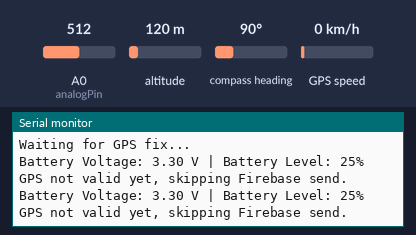
A sketch run on a simulated ESP8266 (NodeMCU). Parts: the last lines printed to the serial monitor. Inputs (shaded band) come from the test bench; at power-on: GPS speed 0 km/h, compass heading 90°, A0 (analogPin) = 512, altitude 120 m. WiFi joins after 1.5 s; servers stay silent unless stated; network time is answered at once with the bench clock; the local clock reads 2024-03-15 10:24:30 at power-on unless the sketch sets it; the GPS gets a fix after 3 s at 37.7749, -122.4194 with 8 satellites.

Above: at 2.7 s.
2.8 s: GPS speed set to 2 km/h
At 4.4 s:
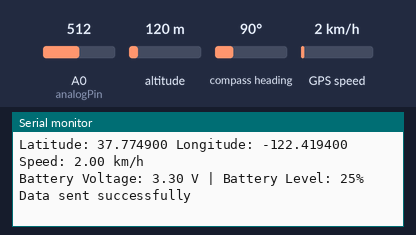
5.2 s: compass heading set to 7°
At 9.2 s:
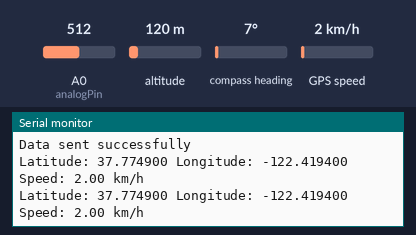
9.5 s: A0 (analogPin) set to 716
At 9.53 s:
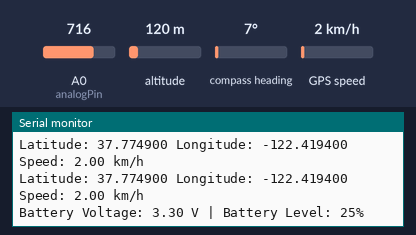
11.0 s: A0 (analogPin) set to 992
At 12.4 s:
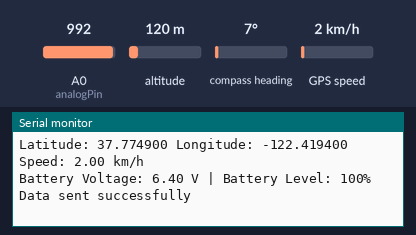
12.5 s: GPS speed set to 30 km/h
At 13.6 s:
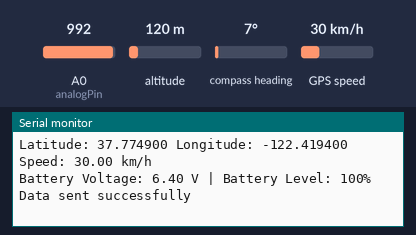
Timing chart, 0 to 15.0 s (numbered marks = the images above; inputs shaded):
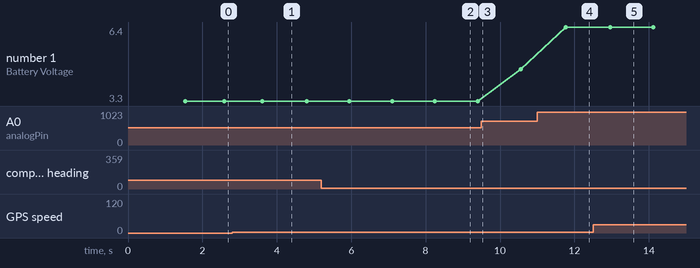

Measured:
- after the input at 2.8 s, the serial monitor: prints a new line after 0.74 s (image 1)
- after the input at 11.0 s, the serial monitor: prints a new line after 0.77 s (image 4)
- after the input at 12.5 s, the serial monitor: prints a new line after 0.21 s (image 5)
- plotted number 1: 3.3 → 4.62 after the input at 9.5 s, 4.62 → 6.4 after the input at 11.0 s

The sketch:

GPS_Tracker_Arduno.ino
```cpp
#include <TinyGPS++.h>
#include <SoftwareSerial.h>
#include <ESP8266WiFi.h>
#include <FirebaseESP8266.h>
#include <WiFiUdp.h>
#include <NTPClient.h>

// Wi-Fi Config
#define WIFI_SSID "TCL"
#define WIFI_PASSWORD "12345678"

// Firebase Config
#define FIREBASE_HOST ""
#define FIREBASE_AUTH ""
const char* deviceName = "GPS-Tracker-1";

// GPS Setup
TinyGPSPlus gps;
SoftwareSerial gpsSerial(D6, D7); // RX, TX

// Time Setup
WiFiUDP ntpUDP;
NTPClient timeClient(ntpUDP, "pool.ntp.org", 0, 60000);  // UTC

// Firebase Setup
FirebaseData firebaseData;
FirebaseConfig config;
FirebaseAuth auth;
FirebaseJson json;

// Battery Monitoring
const int analogPin = A0;
float maxBatteryVoltage = 4.2;  // Full battery
float minBatteryVoltage = 3.0;  // Empty battery

// Default State
String lat = "Waiting-gps";
String lng = "Waiting-gps";
String speed = "Waiting-gps";
int batteryPercent = 0;
float batteryVoltage = 0.0;

unsigned long lastFirebaseSendTime = 0;
unsigned long lastGpsUpdateTime = 0;
unsigned long printInterval = 3000;
unsigned long lastPrint = 0;

// Get Time
String getISOTime() {
  time_t rawTime = timeClient.getEpochTime();
  struct tm* timeInfo = gmtime(&rawTime);
  char buffer[25];
  sprintf(buffer, "%04d-%02d-%02dT%02d:%02d:%02dZ",
          timeInfo->tm_year + 1900,
          timeInfo->tm_mon + 1,
          timeInfo->tm_mday,
          timeInfo->tm_hour,
          timeInfo->tm_min,
          timeInfo->tm_sec);
  return String(buffer);
}

// Battery % Calculation
int mapBatteryPercent(float voltage) {
  if (voltage >= maxBatteryVoltage) return 100;
  if (voltage <= minBatteryVoltage) return 0;
  return (int)(((voltage - minBatteryVoltage) / (maxBatteryVoltage - minBatteryVoltage)) * 100);
}

void readBatteryLevel() {
  int analogValue = analogRead(analogPin);
  float voltageAtA0 = (analogValue / 1023.0) * 3.3; // NodeMCU A0 max is 3.3V
  batteryVoltage = voltageAtA0 * 2.0; // Voltage divider (100k + 100k)
  batteryPercent = mapBatteryPercent(batteryVoltage);

  Serial.print("Battery Voltage: ");
  Serial.print(batteryVoltage, 2);
  Serial.print(" V | Battery Level: ");
  Serial.print(batteryPercent);
  Serial.println("%");
}

void setup() {
  Serial.begin(9600);
  gpsSerial.begin(9600);

  // Connect to Wi-Fi
  WiFi.begin(WIFI_SSID, WIFI_PASSWORD);
  Serial.print("Connecting to Wi-Fi");
  while (WiFi.status() != WL_CONNECTED) {
    delay(500);
    Serial.print(".");
  }
  Serial.println("\nConnected to Wi-Fi!");

  // Start time client
  timeClient.begin();
  while (!timeClient.update()) timeClient.forceUpdate();

  // Firebase connection
  config.host = FIREBASE_HOST;
  config.signer.tokens.legacy_token = FIREBASE_AUTH;
  Firebase.begin(&config, &auth);
  Firebase.reconnectWiFi(true);

  Serial.println("Waiting for GPS fix...");
}

void loop() {
  // Read GPS
  while (gpsSerial.available()) {
    char c = gpsSerial.read();
    gps.encode(c);

    if (gps.location.isUpdated()) {
      lat = String(gps.location.lat(), 6);
      lng = String(gps.location.lng(), 6);
      speed = String(gps.speed.kmph(), 2);
      lastGpsUpdateTime = millis();

      Serial.print("Latitude: "); Serial.print(lat);
      Serial.print(" Longitude: "); Serial.print(lng);
      Serial.print(" Speed: "); Serial.print(speed); Serial.println(" km/h");
    }
  }

  // Print waiting message if no GPS fix
  if ((millis() - lastGpsUpdateTime > 3000) && (millis() - lastPrint > printInterval)) {
    Serial.println("Waiting for GPS fix...");
    lastPrint = millis();
  }

  // Send to Firebase only if GPS is valid
  if (millis() - lastFirebaseSendTime >= 1000) {
    timeClient.update();
    readBatteryLevel();

    if (gps.location.isValid()) {
      sendDataToFirebase();
    } else {
      Serial.println("GPS not valid yet, skipping Firebase send.");
    }

    lastFirebaseSendTime = millis();
  }
}

void sendDataToFirebase() {
  json.clear();
  json.set("deviceId", deviceName);
  json.set("location/lat", lat);
  json.set("location/lng", lng);
  json.set("speed", speed);
  json.set("battery/percent", batteryPercent);
  json.set("battery/voltage", String(batteryVoltage, 2));

  String path = "/event/" + getISOTime();

  if (Firebase.setJSON(firebaseData, path, json)) {
    Serial.println("Data sent successfully");
  } else {
    Serial.print("Firebase send error: ");
    Serial.println(firebaseData.errorReason());
  }
}
```
